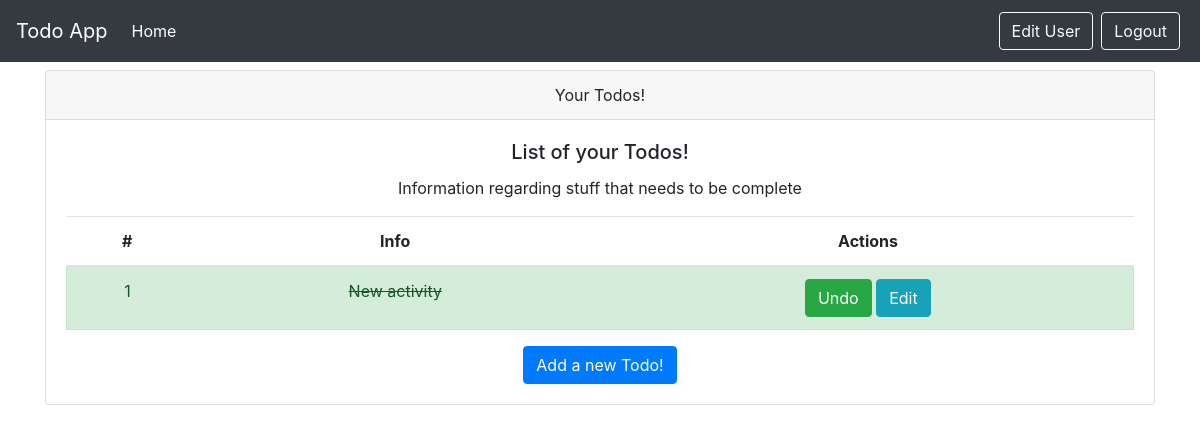
Before: /todos/ (signed in) with the older database file.
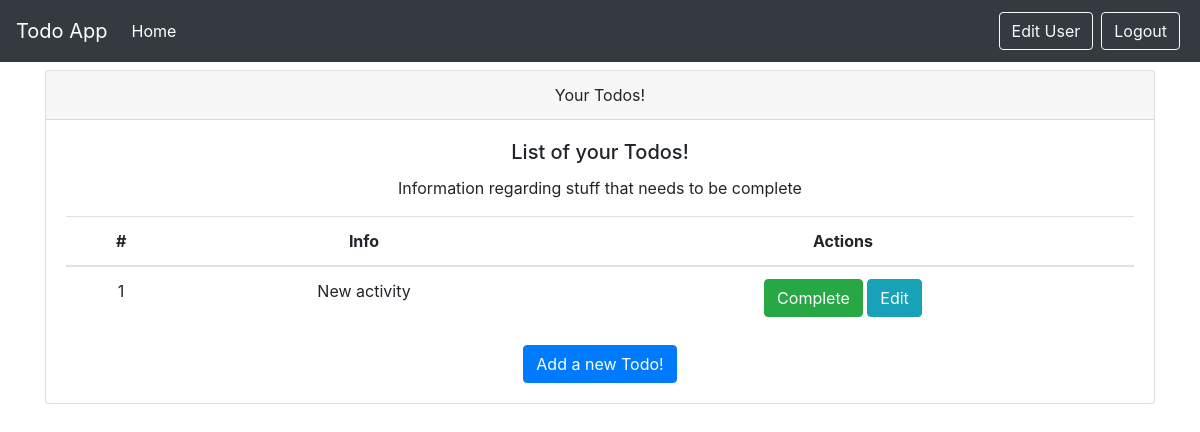
After: the same page with the newer database file.
### models.py (models this page shows)
class Todos(Base):
    __tablename__ = "todos"
    id = Column(Integer, primary_key=True, index=True)
    title = Column(String)
    description = Column(String)
    priority = Column(Integer)
    complete = Column(Boolean, default=False)
    owner_id = Column(Integer, ForeignKey("users.id"))
    owner = relationship("Users", back_populates="todos")

### routers/todos.py (the view)
@router.get("/", response_class=HTMLResponse)
async def read_all_by_user(request: Request, db: Session = Depends(get_db)):
    user = await get_current_user(request)
    if user is None:
        return RedirectResponse(url="/auth/", status_code=status.HTTP_302_FOUND)
    todos = db.query(models.Todos).filter(
        models.Todos.owner_id == user.get("id")).all()
    return templates.TemplateResponse("home.html", {"request": request, "todos": todos, "user": user})

### templates/home.html
{% include 'layout.html' %}
<div class="container">
    <div class="card text-center">
        <div class="card-header">
            Your Todos!
        </div>
        <div class="card-body">
            <h5 class="card-title">List of your Todos!</h5>
            <p class="card-text">Information regarding stuff that needs to be complete</p>
            <table class="table table-hover">
                <thead>
                    <tr>
                        <th scope="col">#</th>
                        <th scope="col">Info</th>
                        <th scope="col">Actions</th>
                    </tr>
                </thead>
                <tbody>
                    {% for todo in todos %}
                    {% if todo.complete == False %}
                    <tr class="pointer">
                        <td>{{loop.index}}</td>
                        <td>{{todo.title}}</td>
                        <td>
                            <button onclick="window.location.href='complete/{{todo.id}}'" type="button"
                                class="btn btn-success">Complete</button>
                            <button onclick="window.location.href='edit-todo/{{todo.id}}'" type="button"
                                class="btn btn-info">Edit</button>
                        </td>
                    </tr>
                    {% else %}
                    <tr class="pointer alert alert-success">
                        <td>{{loop.index}}</td>
                        <td style="text-decoration: line-through;">{{todo.title}}</td>
                        <td>
                            <button onclick="window.location.href='complete/{{todo.id}}'" type="button"
                                class="btn btn-success">Undo</button>
                            <button onclick="window.location.href='edit-todo/{{todo.id}}'" type="button"
                                class="btn btn-info">Edit</button>
                        </td>
                    </tr>
                    {% endif %}
                    {% endfor %}
                </tbody>
            </table>
            <a href="add-todo" class="btn btn-primary">Add a new Todo!</a>
        </div>
    </div>
</div>

### templates/layout.html (shortened to what this page needs)
<!DOCTYPE html>
<html lang="en">
<head>
    <link rel="stylesheet" href="https://cdn.jsdelivr.net/npm/bootstrap@4.0.0/dist/css/bootstrap.min.css"
>
</head>
<body style="padding-top: 70px;">
    {% include 'navbar.html' %}
</body>
</html>

### templates/navbar.html (shortened to what this page needs)
<div>
    <nav class="navbar navbar-expand-md navbar-dark fixed-top bg-dark">
        <a class="navbar-brand" href="#">Todo App</a>
        <div class="collapse navbar-collapse" id="navbarNav">
            <ul class="navbar-nav mr-auto mt-2 mt-lg-0">
                {% if user %}
                <li class="nav-item active">
                    <a class="nav-link" href="/">Home</a>
                </li>
                {% endif %}
            </ul>
            <ul class="navbar-nav ml-auto">
                {% if user%}
                <li class="nav-item m-1">
                    <a type="button" class="btn btn-outline-light" href="/users/edit-password">
                        Edit User
                    </a>
                </li>
                <li class="nav-item m-1">
                    <a type="button" class="btn btn-outline-light" href="/auth/logout">Logout</a>
                </li>
                {% endif %}
            </ul>
        </div>
    </nav>
</div>

Changed rows visible on the page:
changed Todos "New activity": complete "Undo" → "Complete"
